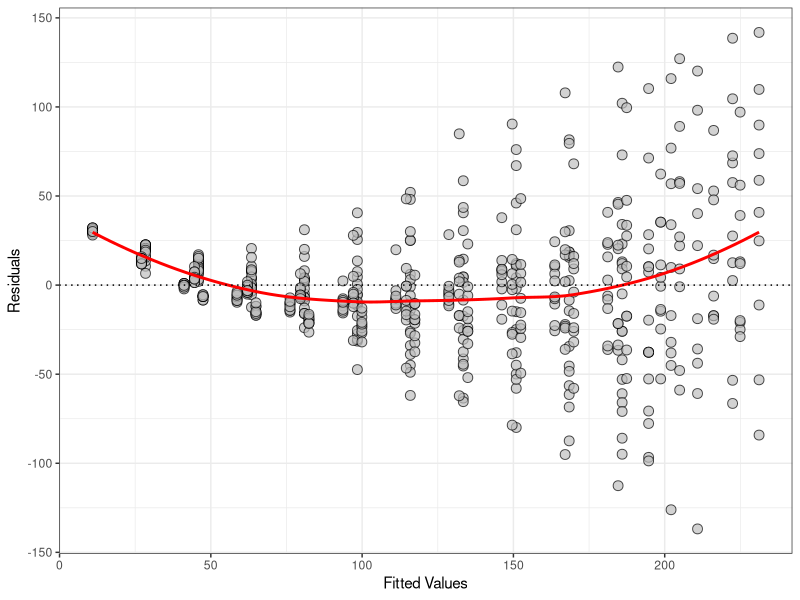
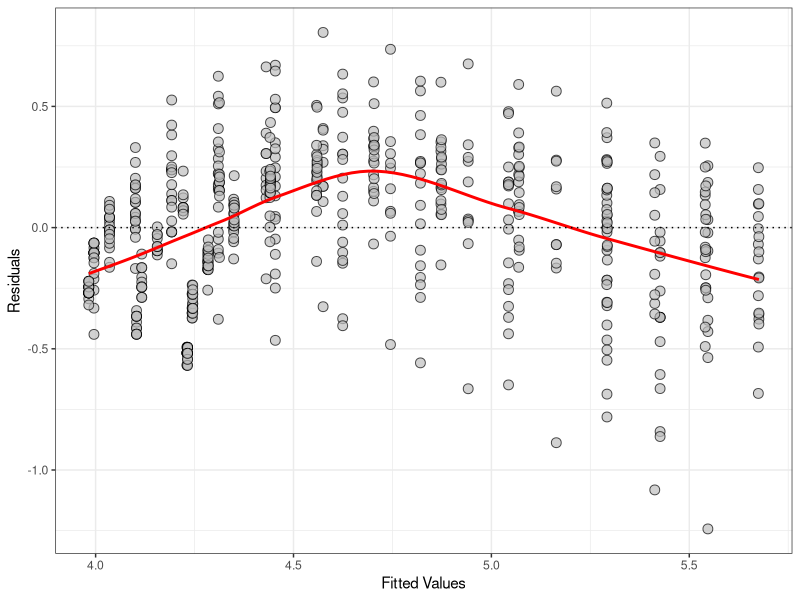
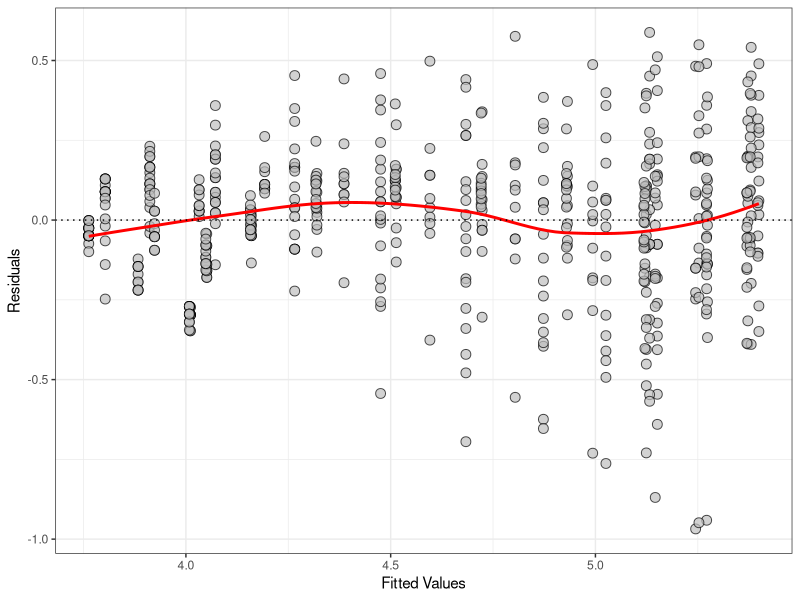
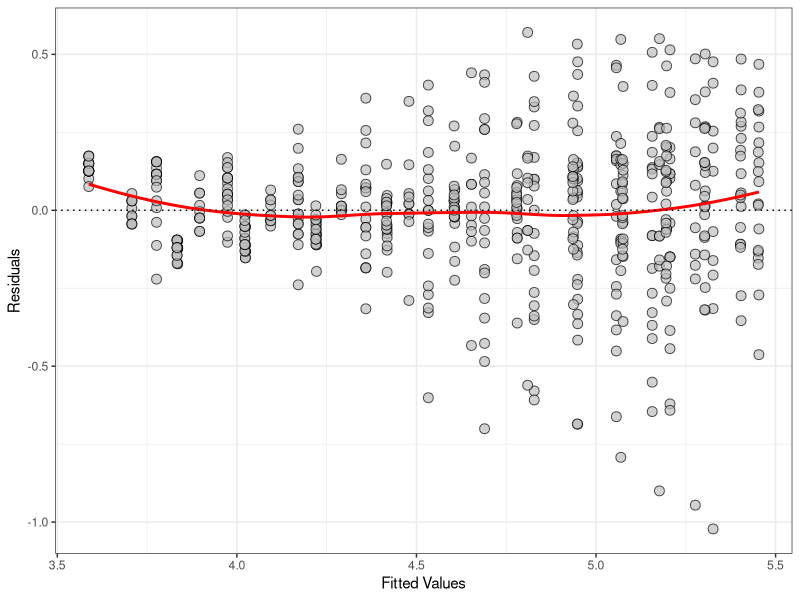
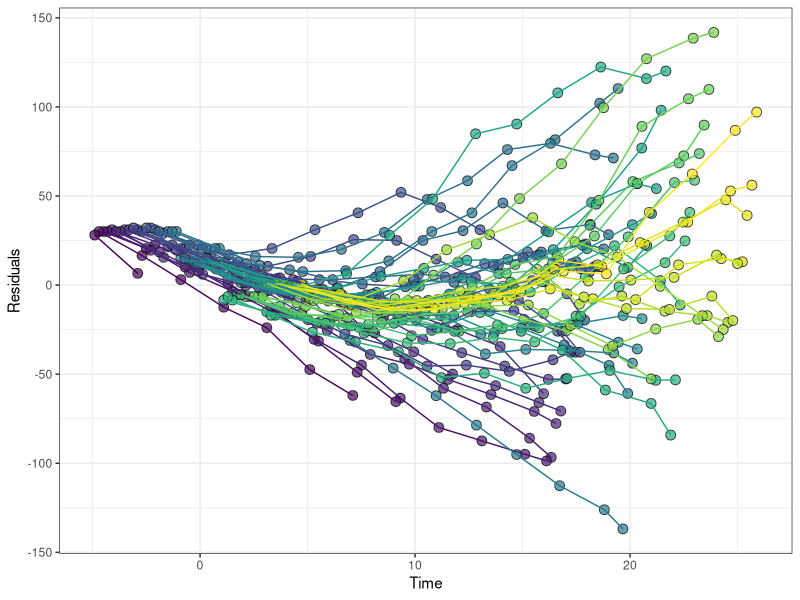
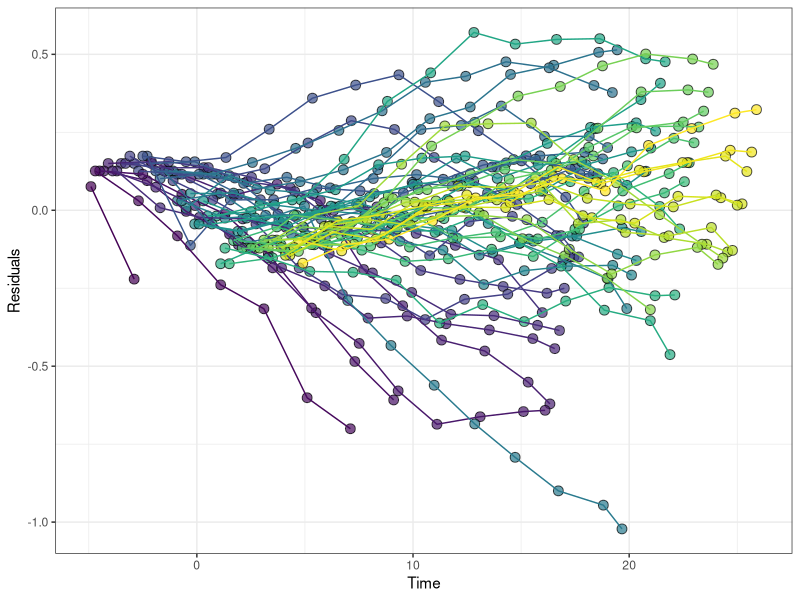
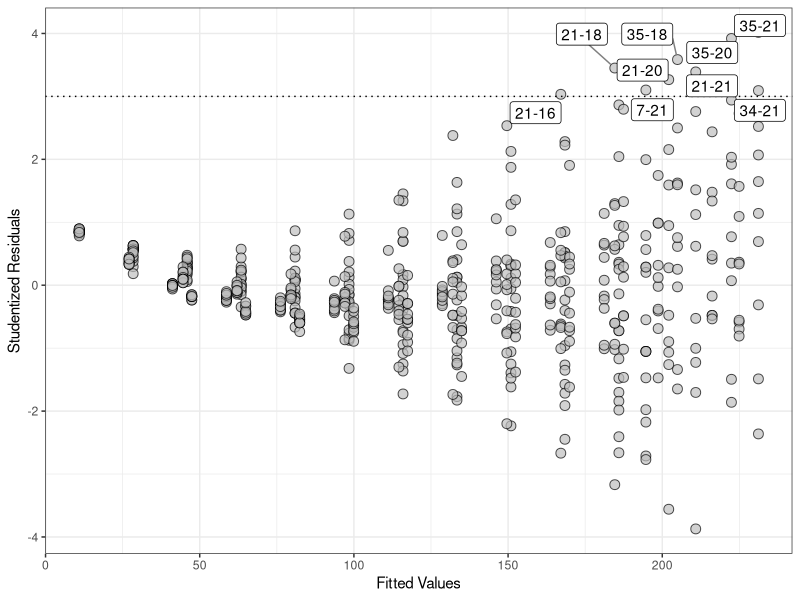
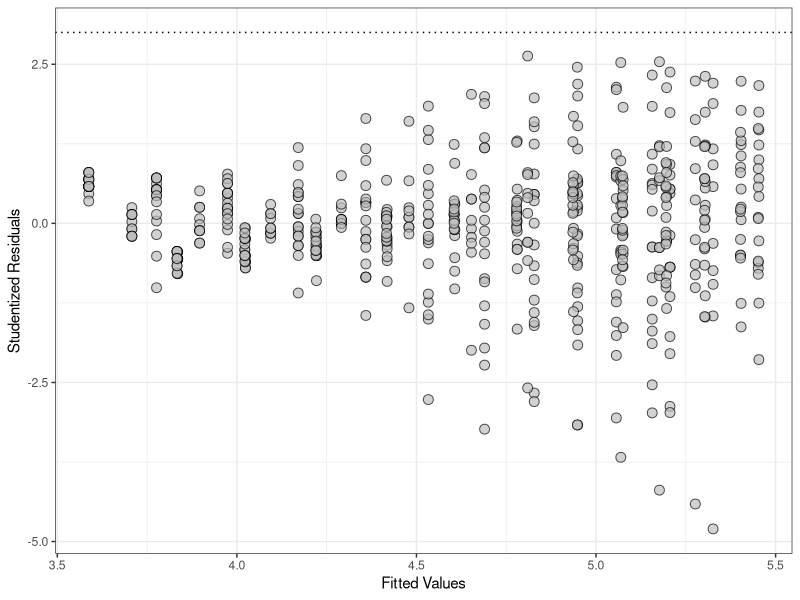

The R source for these figures, in order:
## ---- chunk 1
data("ChickWeight")
summary(ChickWeight)
attach(ChickWeight)
## ---- chunk 2
lrmod <- lm(weight~Time+Diet)
summary(lrmod)
## ---- chunk 3
ChickWeight$res <- resid(lrmod)
ChickWeight$fit <- fitted(lrmod)
library(ggplot2)
theme_set(theme_bw())
ggplot(data=ChickWeight, aes(x=fit, y=res)) + geom_point(shape=21, size=3, 
                                                         col="black", fill="gray", 
                                                         alpha=0.7) + 
  labs(y="Residuals", x="Fitted Values") + geom_smooth(se = FALSE, col="red") +
  geom_hline(yintercept = 0, linetype="dotted")
## ---- chunk 4
lrmodlog <- lm(log(weight)~I(Time^2)+Diet)
ChickWeight$reslog <- resid(lrmodlog)
ChickWeight$fitlog <- fitted(lrmodlog)
ggplot(data=ChickWeight, aes(x=fitlog, y=reslog)) + geom_point(shape=21, size=3, 
                                                               col="black", fill="gray", 
                                                               alpha=0.7) + 
  labs(y="Residuals", x="Fitted Values") + geom_smooth(se = FALSE, col="red") +
  geom_hline(yintercept = 0, linetype="dotted")
## ---- chunk 5
lrmodlog2 <- lm(log(weight)~I(Time^2)+I(Time^3)+Diet)
ChickWeight$reslog2 <- resid(lrmodlog2)
ChickWeight$fitlog2 <- fitted(lrmodlog2)
ggplot(data=ChickWeight, aes(x=fitlog2, y=reslog2)) + geom_point(shape=21, size=3, 
                                                                 col="black", fill="gray", 
                                                                 alpha=0.7) + 
  labs(y="Residuals", x="Fitted Values") + geom_smooth(se = FALSE, col="red") +
  geom_hline(yintercept = 0, linetype="dotted")
## ---- chunk 6
lrmodlog3 <- lm(log(weight)~poly(Time,4)+Diet)
ChickWeight$reslog3 <- resid(lrmodlog3)
ChickWeight$fitlog3 <- fitted(lrmodlog3)
ggplot(data=ChickWeight, aes(x=fitlog3, y=reslog3)) + geom_point(shape=21, size=3, 
                                                                 col="black", fill="gray", 
                                                                 alpha=0.7) + 
  labs(y="Residuals", x="Fitted Values") + geom_smooth(se = FALSE, col="red") +
  geom_hline(yintercept = 0, linetype="dotted")
## ---- chunk 7
summary(lrmodlog3)
## ---- chunk 8
ggplot(data=ChickWeight, aes(x=Time, y=res, 
                             group=Chick, fill=Chick, 
                             col=Chick)) + 
  geom_point(shape=21, size=3, 
             col="black", alpha=0.7,
             position = position_dodge(10)) + 
  labs(y="Residuals", x="Time") + geom_path(position = position_dodge(10)) +
  theme(legend.position = "none")
## ---- chunk 9
ggplot(data=ChickWeight, aes(x=Time, y=reslog3, 
                             group=Chick, fill=Chick, 
                             col=Chick)) + 
  geom_point(shape=21, size=3, 
             col="black", alpha=0.7,
             position = position_dodge(10)) + 
  labs(y="Residuals", x="Time") + geom_path(position = position_dodge(10)) +
  theme(legend.position = "none")
## ---- chunk 10
library(MASS)
ChickWeight$studres <- studres(lrmod)
ChickWeight$studres3 <- studres(lrmodlog3)

library(ggrepel)
ggplot(data=ChickWeight, aes(x=fit, y=studres)) + geom_point(shape=21, size=3, 
                                                             col="black", fill="gray", 
                                                             alpha=0.7) + 
  labs(y="Studentized Residuals", x="Fitted Values") +
  geom_hline(yintercept = 3, linetype="dotted") +
  geom_label_repel(aes(label = ifelse(studres>3, paste0(Chick, "-", Time), "")),
                  box.padding   = 0.35, 
                  point.padding = 0.5,
                  segment.color = 'grey50')
## ---- chunk 11
ggplot(data=ChickWeight, aes(x=fitlog3, y=studres3)) + geom_point(shape=21, size=3, 
                                                                  col="black", fill="gray", 
                                                                  alpha=0.7) + 
  labs(y="Studentized Residuals", x="Fitted Values") +
  geom_hline(yintercept = 3, linetype="dotted") +
  geom_label_repel(aes(label = ifelse(studres3>3, paste0(Chick, "-", Time), "")),
                  box.padding   = 0.35, 
                  point.padding = 0.5,
                  segment.color = 'grey50')
## ---- chunk 12
ChickWeight$lev <- hat(model.matrix(lrmodlog3))
plot(ChickWeight$lev)
## ---- chunk 13
ChickWeight[ChickWeight$lev>0.2,]
## ---- chunk 14
library(car)
vif(lrmodlog3)
## ---- chunk 15
lrmod2 <- lm(Time~Diet, data=ChickWeight)
rsq <- summary(lrmod2)$r.squared
sqrt(rsq)
## ---- chunk 16
library(lme4)
lmrmod <- lmer(weight~Time+Diet+(1|Chick))
summary(lmrmod)
## ---- chunk 17
ChickWeight$res <- resid(lmrmod)
ChickWeight$fit <- fitted(lmrmod)
ggplot(data=ChickWeight, aes(x=fit, y=res)) + geom_point(shape=21, size=3, col="black", fill="gray", alpha=0.7) + 
  labs(y="Residuals", x="Fitted Values") + geom_smooth(se = FALSE, col="red") +
  geom_hline(yintercept = 0, linetype="dotted")
## ---- chunk 18
lrmodtr <- lmer(weight~Time+I(Time^2)+Diet+(1|Chick))
ChickWeight$restr <- resid(lrmodtr)
ChickWeight$fittr <- fitted(lrmodtr)
ggplot(data=ChickWeight, aes(x=fittr, y=restr)) + geom_point(shape=21, size=3, col="black", fill="gray", alpha=0.7) + 
  labs(y="Residuals", x="Fitted Values") + geom_smooth(se = FALSE, col="red") +
  geom_hline(yintercept = 0, linetype="dotted")
## ---- chunk 19
lrmodtr2 <- lmer(weight~Time+poly(Time,4)+Diet+(1|Chick))
ChickWeight$restr2 <- resid(lrmodtr2)
ChickWeight$fittr2 <- fitted(lrmodtr2)
ggplot(data=ChickWeight, aes(x=fittr2, y=restr2)) + geom_point(shape=21, size=3, col="black", fill="gray", alpha=0.7) + 
  labs(y="Residuals", x="Fitted Values") + geom_smooth(se = FALSE, col="red") +
  geom_hline(yintercept = 0, linetype="dotted")
